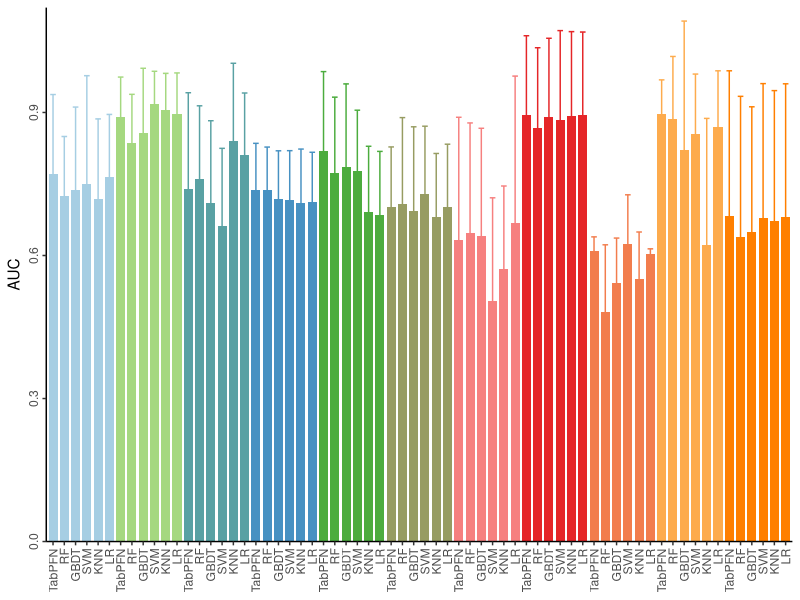
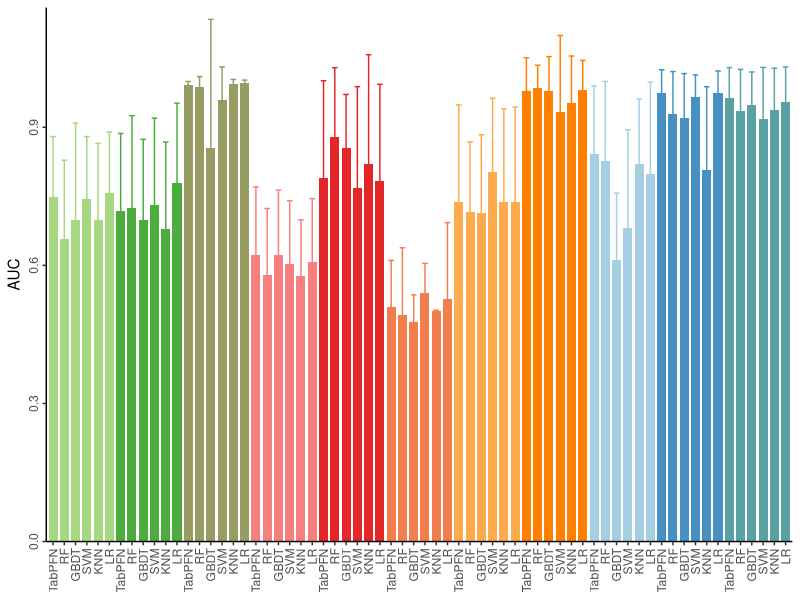

These charts were generated, in order, by the following R code:
setwd('C:/Users/杨扬/Desktop/系统检索/Figure 1/Bar/')
library(tibble)
library(ggplot2)
library(RColorBrewer)
data <- read.csv('AUC.csv',header = FALSE)
rownames(data) <- data[,1]
data <- data[,-1]
df <- data.frame()
for(i in 1:132)
{
  get <- data[i,]
  get <- na.omit(as.numeric(get))
  mean <- mean(get)
  sd <- sd(get)
  confi_low <- mean-sd
  confi_high <- mean+sd
  tempo <- as.data.frame(cbind(mean,confi_low,confi_high))
  colnames(tempo) <- c('Mean','Low','High')
  df <- as.data.frame(rbind(df,tempo))
}
rownames(df) <- rownames(data)
df <- rownames_to_column(df,'ID')
df1 <- df[1:66,]
df2 <- df[67:132,]
df1$'Group' <- sapply(df1$ID,function(x){strsplit(x,'_')[[1]][1]})
df2$'Group' <- sapply(df2$ID,function(x){strsplit(x,'_')[[1]][1]})
df1$ID <- factor(df1$ID,levels = df1$ID)
df2$ID <- factor(df2$ID,levels = df2$ID)

pdf('Bar1.pdf',height = 10,width = 14)
ggplot(df1,mapping=aes(x=ID,y=Mean,fill=Group))+
  geom_col(width = 0.8) +
  guides(fill='none')+
  geom_errorbar(mapping=aes(ymax=High,
                            ymin=Low,
                            color=Group),
                width=0.5,
                position = position_dodge(width = 0.85)) +
  theme_classic()+
  scale_y_continuous(expand = c(0,0),
                     limits = c(0,1.12))+
  theme(axis.title.x = element_blank(),
        legend.position = 'None',
        axis.text.x = element_text(angle = 90,hjust = 1,vjust = 0.5),
        axis.text.y = element_text(angle = 90,hjust = 0.5))+
  ylab('AUC')+
  scale_x_discrete(labels=c('TabPFN','RF','GBDT','SVM','KNN','LR',
                            'TabPFN','RF','GBDT','SVM','KNN','LR',
                            'TabPFN','RF','GBDT','SVM','KNN','LR',
                            'TabPFN','RF','GBDT','SVM','KNN','LR',
                            'TabPFN','RF','GBDT','SVM','KNN','LR',
                            'TabPFN','RF','GBDT','SVM','KNN','LR',
                            'TabPFN','RF','GBDT','SVM','KNN','LR',
                            'TabPFN','RF','GBDT','SVM','KNN','LR',
                            'TabPFN','RF','GBDT','SVM','KNN','LR',
                            'TabPFN','RF','GBDT','SVM','KNN','LR',
                            'TabPFN','RF','GBDT','SVM','KNN','LR'))+
  scale_color_manual(values = colorRampPalette(brewer.pal(8, "Paired"))(11))+
  scale_fill_manual(values = colorRampPalette(brewer.pal(8, "Paired"))(11))
dev.off()

pdf('Bar2.pdf',height = 10,width = 14)
ggplot(df2,mapping=aes(x=ID,y=Mean,fill=Group))+
  geom_col(width = 0.8) +
  guides(fill='none')+
  geom_errorbar(mapping=aes(ymax=High,
                            ymin=Low,
                            color=Group),
                width=0.5,
                position = position_dodge(width = 0.85)) +
  theme_classic()+
  scale_y_continuous(expand = c(0,0),
                     limits = c(0,1.16))+
  theme(axis.title.x = element_blank(),
        legend.position = 'None',
        axis.text.x = element_text(angle = 90,hjust = 1,vjust = 0.5),
        axis.text.y = element_text(angle = 90,hjust = 0.5))+
  ylab('AUC')+
  scale_x_discrete(labels=c('TabPFN','RF','GBDT','SVM','KNN','LR',
                            'TabPFN','RF','GBDT','SVM','KNN','LR',
                            'TabPFN','RF','GBDT','SVM','KNN','LR',
                            'TabPFN','RF','GBDT','SVM','KNN','LR',
                            'TabPFN','RF','GBDT','SVM','KNN','LR',
                            'TabPFN','RF','GBDT','SVM','KNN','LR',
                            'TabPFN','RF','GBDT','SVM','KNN','LR',
                            'TabPFN','RF','GBDT','SVM','KNN','LR',
                            'TabPFN','RF','GBDT','SVM','KNN','LR',
                            'TabPFN','RF','GBDT','SVM','KNN','LR',
                            'TabPFN','RF','GBDT','SVM','KNN','LR'))+
  scale_color_manual(values = colorRampPalette(brewer.pal(8, "Paired"))(11))+
  scale_fill_manual(values = colorRampPalette(brewer.pal(8, "Paired"))(11))
dev.off()